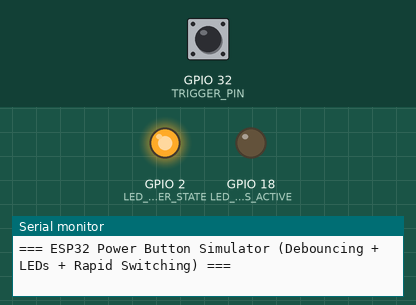
The sketch below on a simulated ESP32. Parts: output pins drawn as LEDs (lit = HIGH), the last lines printed to the serial monitor. Dashed ring = blinking. The test bench sets the inputs (shaded band); at power-on: GPIO 32 (TRIGGER_PIN) HIGH.

Above: at 2.2 s.
2.3 s: GPIO 32 (TRIGGER_PIN) pulled LOW for 0.15 s
At 2.46 s:
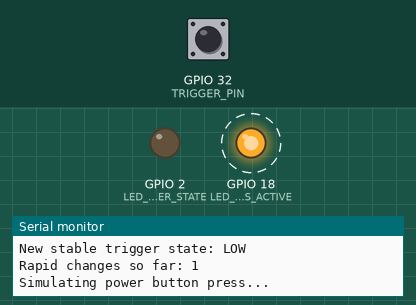
4.3 s: GPIO 32 (TRIGGER_PIN) pulled LOW for 3.2 s
At 5.2 s:
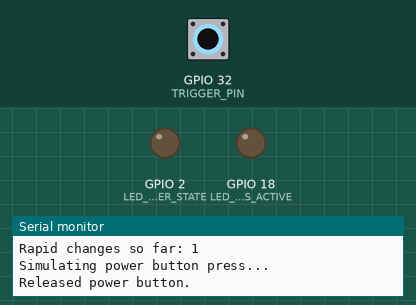
9.2 s: GPIO 32 (TRIGGER_PIN) pulsed LOW 5 times (0.12 s each, 0.3 s apart)
At 11.7 s:
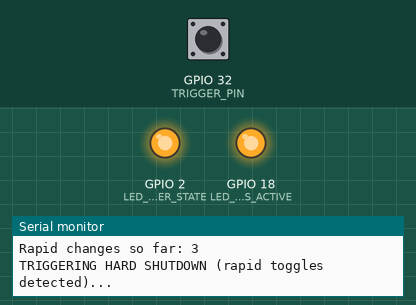
Timing chart, 0 to 16.3 s (numbered marks = the images above; inputs shaded):
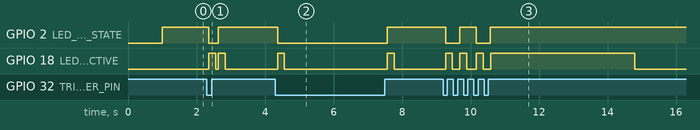

Measured:
- after the input at 2.3 s, GPIO 2 (LED_TRIGGER_STATE): HIGH → LOW after 0.06 s, → HIGH 0.27 s later; GPIO 18 (LED_PRESS_ACTIVE): alternates HIGH for 0.20 s and LOW for 0.07 s, 4 changes in all, then stays LOW, starting after 0.06 s
- after the input at 4.3 s, GPIO 2 (LED_TRIGGER_STATE): HIGH → LOW after 0.07 s, → HIGH 3.2 s later; GPIO 18 (LED_PRESS_ACTIVE): alternates HIGH for 0.20 s and LOW for 3.0 s, starting after 0.07 s
- after the input at 9.2 s, GPIO 2 (LED_TRIGGER_STATE): alternates HIGH for 0.48 s and LOW for 0.41 s, 4 changes in all, then stays HIGH, starting after 0.07 s; GPIO 18 (LED_PRESS_ACTIVE): LOW → HIGH after 0.07 s, → LOW 0.20 s later, → HIGH 0.21 s later, → LOW 0.20 s later, … (8 changes in this stretch)

The sketch:

chris.ino
```cpp
/**************************************************************
   README:
   --------
   ESP32 Power Button Simulator with Debouncing + Debug LEDs
   + Rapid Switching (Hard Shutdown)
   ------------------------------------------------------------

   CHANGES:
   - In addition to the normal "momentary press" on stable transitions,
     we now watch for rapid toggles (e.g., OFF->ON->OFF->ON, etc.)
     within a short time. If the number of transitions in that short
     window is between 3 and 6 (inclusive), we do a "hard shutdown"
     by holding the power button pin LOW for ~4 seconds.

   USAGE:
   - Adjust the time window, thresholds, and hold duration to fit your needs.

**************************************************************/

// Pin definitions
const int TRIGGER_PIN       = 32; // GPIO for your OFF/ON input signal
const int POWER_BTN_PIN     = 4;  // GPIO that drives the motherboard power-button pin
const int LED_TRIGGER_STATE = 2;  // LED to show stable trigger state
const int LED_PRESS_ACTIVE  = 18; // LED to show when we're "pressing" the power button

// Debounce parameters
const unsigned long DEBOUNCE_MS = 50; // time (ms) to wait for a stable signal

// Variables for debounce logic
bool lastReading        = HIGH;  // the last raw reading from TRIGGER_PIN
bool stableTriggerState = HIGH;  // the debounced "stable" state we trust
unsigned long lastChangeTime    = 0;  // when we last saw the input change

// --- NEW: Variables for detecting rapid state changes ---
const unsigned long RAPID_CHANGE_WINDOW_MS = 2000; // 2-second window
const int MIN_RAPID_CHANGES_TRIGGER = 3;           // minimal # of toggles to trigger hard shutdown
const int MAX_RAPID_CHANGES_TRIGGER = 6;           // maximum # of toggles for hard shutdown
int rapidChangeCount               = 0;            // how many toggles in the current window
unsigned long firstChangeInWindow  = 0;            // timestamp of the first change in the current window

void setup() {
  Serial.begin(115200);
  delay(1000);
  Serial.println("=== ESP32 Power Button Simulator (Debouncing + LEDs + Rapid Switching) ===");

  // 1) Configure the trigger pin:
  //    Use INPUT_PULLUP if your switch pulls the pin to GND when pressed.
  //    Or just INPUT if you have an external pull-down resistor.
  pinMode(TRIGGER_PIN, INPUT_PULLUP);

  // 2) Initialize the power button pin in high-impedance (INPUT) mode.
  pinMode(POWER_BTN_PIN, INPUT);

  // 3) Set up debug LEDs as outputs, start them OFF.
  pinMode(LED_TRIGGER_STATE, OUTPUT);
  pinMode(LED_PRESS_ACTIVE, OUTPUT);
  digitalWrite(LED_TRIGGER_STATE, LOW);
  digitalWrite(LED_PRESS_ACTIVE, LOW);

  // 4) Initialize the debounce state variables.
  lastReading        = digitalRead(TRIGGER_PIN);
  stableTriggerState = lastReading;
  lastChangeTime     = millis();

  // Set LED_TRIGGER_STATE according to the initial stable state.
  digitalWrite(LED_TRIGGER_STATE, stableTriggerState ? HIGH : LOW);
}

void loop() {
  // Read the raw input from TRIGGER_PIN
  bool currentReading = digitalRead(TRIGGER_PIN);
  unsigned long now   = millis();

  // 1. Check if the raw reading changed from the last reading
  if (currentReading != lastReading) {
    // Update the last change time
    lastChangeTime = now;
    // Update lastReading so we can detect further changes
    lastReading = currentReading;
  }

  // 2. If enough time has passed without another change,
  //    the reading is stable.
  if ((now - lastChangeTime) > DEBOUNCE_MS) {
    // If the stable state is different from what we had:
    if (currentReading != stableTriggerState) {
      // We have a new stable state
      stableTriggerState = currentReading;

      Serial.print("New stable trigger state: ");
      Serial.println(stableTriggerState ? "HIGH" : "LOW");

      // Update LED_TRIGGER_STATE to reflect the new stable state
      digitalWrite(LED_TRIGGER_STATE, stableTriggerState ? HIGH : LOW);

      // --- NEW: Track the rapid changes for possible hard shutdown ---
      trackRapidChanges();

      // Perform the normal short press
      simulatePowerButtonPress();
    }
  }

  // (Optional) small delay to reduce CPU usage
  delay(10);
}

/**
 * Simulates a brief "press" of the motherboard's power button.
 *  1) Drive POWER_BTN_PIN LOW (short to ground),
 *  2) Wait ~200 ms,
 *  3) Return it to high-impedance (INPUT).
 * Also lights up LED_PRESS_ACTIVE while "pressing."
 */
void simulatePowerButtonPress() {
  Serial.println("Simulating power button press...");
  // Light up the press-active LED
  digitalWrite(LED_PRESS_ACTIVE, HIGH);

  // Drive pin LOW
  pinMode(POWER_BTN_PIN, OUTPUT);
  digitalWrite(POWER_BTN_PIN, LOW);

  // Wait 200 ms
  delay(200);

  // Release the "button" by returning to INPUT
  pinMode(POWER_BTN_PIN, INPUT);

  // Turn off the press-active LED
  digitalWrite(LED_PRESS_ACTIVE, LOW);
  Serial.println("Released power button.");
}

/**
 * NEW: Track rapid toggles and trigger a "hard shutdown" if they occur
 *      within the specified threshold and time window.
 */
void trackRapidChanges() {
  unsigned long now = millis();

  // If this is the first toggle in a while, reset the window
  if ((now - firstChangeInWindow) > RAPID_CHANGE_WINDOW_MS) {
    // Start a new window
    rapidChangeCount      = 1;
    firstChangeInWindow   = now;
  } else {
    // We are within the window, increment the count
    rapidChangeCount++;
  }

  Serial.print("Rapid changes so far: ");
  Serial.println(rapidChangeCount);

  // Check if we are within the threshold for a hard shutdown
  if (rapidChangeCount >= MIN_RAPID_CHANGES_TRIGGER && rapidChangeCount <= MAX_RAPID_CHANGES_TRIGGER) {
    Serial.println("TRIGGERING HARD SHUTDOWN (rapid toggles detected)...");
    simulateHardShutdown();
    // Reset the counter and window to avoid repeated triggers
    rapidChangeCount = 0;
  }
}

/**
 * NEW: Simulates a "hard shutdown" by holding the motherboard power
 *      button pin LOW for ~4 seconds. (Adjust as desired.)
 */
void simulateHardShutdown() {
  // Turn on LED_PRESS_ACTIVE as a visual indicator
  digitalWrite(LED_PRESS_ACTIVE, HIGH);

  // Drive pin LOW
  pinMode(POWER_BTN_PIN, OUTPUT);
  digitalWrite(POWER_BTN_PIN, LOW);

  // Wait ~4 seconds to force a hard power-off
  unsigned long shutdownStart = millis();
  while (millis() - shutdownStart < 4000) {
    // You could blink the LED_PRESS_ACTIVE or do other feedback here
    // but be aware of blocking calls
    delay(50);
  }

  // Release the "button" by returning to INPUT
  pinMode(POWER_BTN_PIN, INPUT);

  // Turn off the press-active LED
  digitalWrite(LED_PRESS_ACTIVE, LOW);
  Serial.println("Hard shutdown complete.");
}
```
